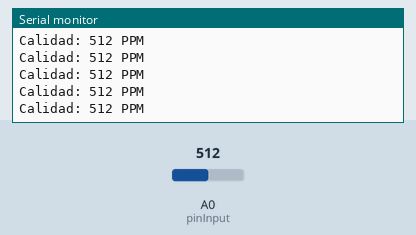
This sketch was run on a simulated Arduino Uno, built with avr-gcc and run on an emulated ATmega328P. Shown: the last lines printed to the serial monitor. The test bench sets the inputs (shaded band); at power-on: A0 (pinInput) = 512.

Above: at 1.2 s.
1.3 s: A0 (pinInput) set to 716
At 1.31 s:
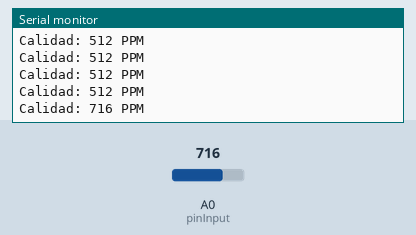
2.8 s: A0 (pinInput) set to 900
At 2.82 s:
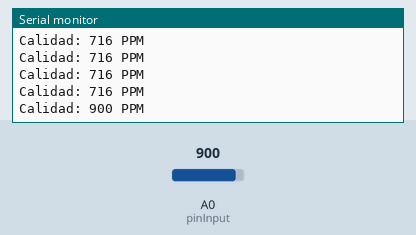
Timing chart, 0 to 5.8 s (numbered marks = the images above; inputs shaded):
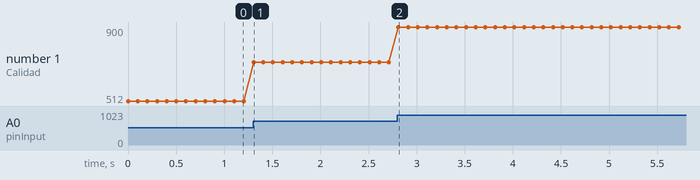

The sketch:

mq135-simple.ino
```cpp
// https://www.youtube.com/watch?v=DPywqNps29E
// https://rufianenlared.com/mq-135/

int sensorValue;
int pinInput = 0;
void setup() {
  Serial.begin(9600);
}
void loop() {
  sensorValue = analogRead(pinInput);
  Serial.print("Calidad: ");
  Serial.print(sensorValue, DEC);
  Serial.println(" PPM");
  delay(100);
}
```

Measured:
- after the input at 1.3 s, the serial monitor: prints a new line at once (image 1)
- after the input at 2.8 s, the serial monitor: prints a new line at once (image 2)
- plotted number 1: 512 → 716 after the input at 1.3 s, 716 → 900 after the input at 2.8 s
